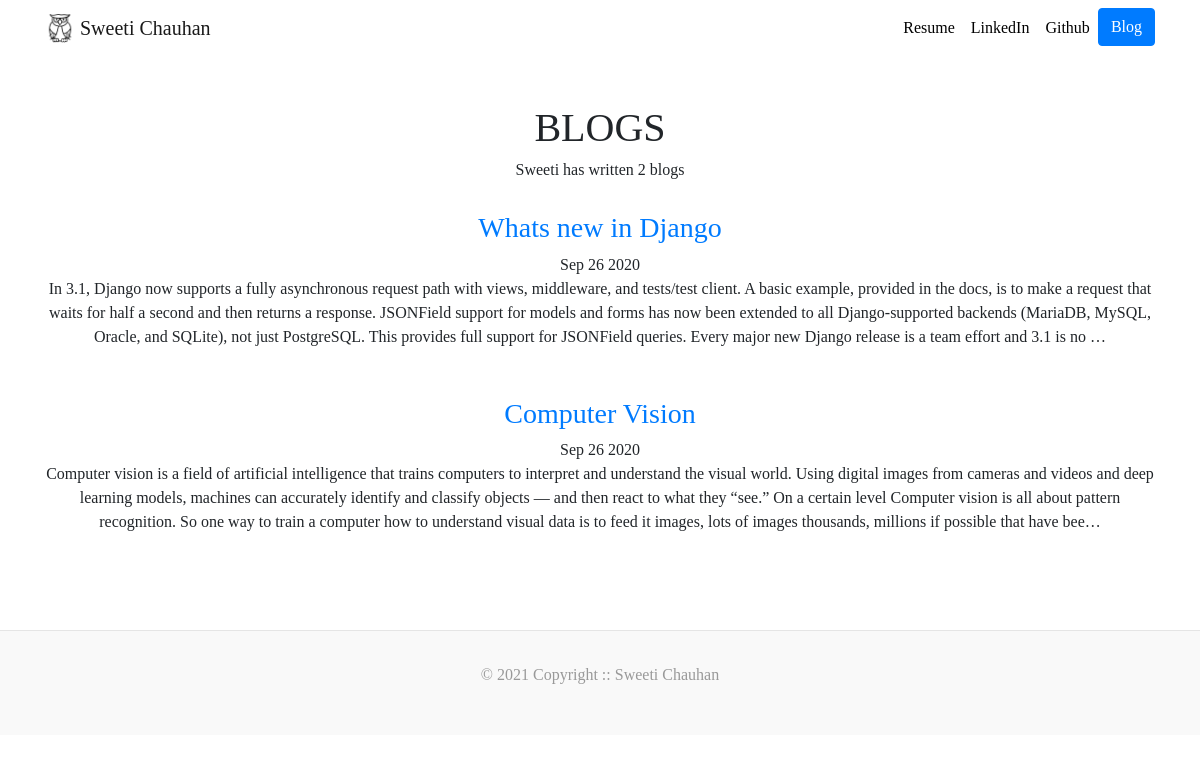
The page /blog/ on the database as committed earlier.
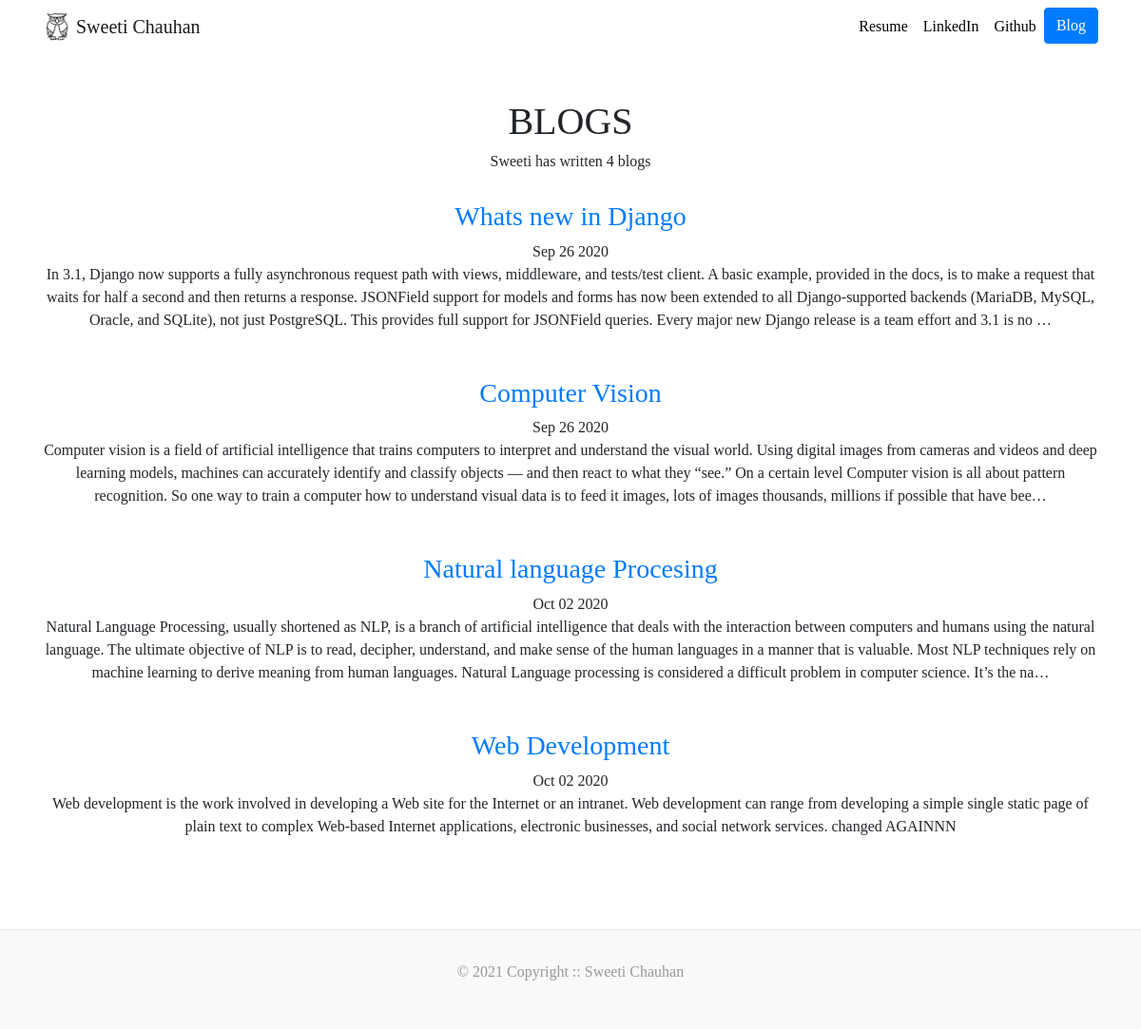
The same page on the database as committed later.
### blog/models.py (models this page shows, shortened)
class Blog(models.Model):
    title = models.CharField(max_length=100)
    description = models.TextField()
    posted_at = models.DateField(default=date.today)

### blog/views.py (the view)
# urls.py: path('', blogPage, name="blogPage"),
def blogPage(request):
    blog_obj = Blog.objects.all()
    return render(request, 'blogPage.html', {'blogs':blog_obj, 'headline':"BLOGS"})

### templates/blogPage.html (shortened to what this page needs)
{% extends 'base.html' %}
{% block content %}
<h6>Sweeti has written {{ blogs.count }} blog{{ blogs | pluralize }}</h6>
{% for blog in blogs %}
    <br><h3><a href="{% url 'blogDetail' blog.id %}">{{ blog.title }}</a></h3>
    {{ blog.posted_at|date:"M d Y" }}
    <br>{{ blog.description|truncatechars:500|striptags }}
    <br><br>
{% endfor %}
<br><br>
{% endblock %}

### templates/base.html (shortened to what this page needs)
<!doctype html>
{% load static %}
<html lang="en">
  <head>
    <link rel="stylesheet" href="https://stackpath.bootstrapcdn.com/bootstrap/4.5.2/css/bootstrap.min.css">
    <link rel="stylesheet" href="{% static 'custom.css' %}">
  </head>
  <body>
    <nav id="topNav" class="navbar navbar-expand-md navbar-light">
      <div class="container">
        <a class="navbar-brand" href="{% url 'homepage' %}">
          <img src="{% static 'logo.png' %}" width="30" height="30" class="d-inline-block align-top">
          <span>Sweeti Chauhan</span>
        </a>
        <div class="collapse navbar-collapse text-center" id="navbarNav">
          <ul class="navbar-nav ml-auto">
            <li class="nav-item">
              <a class="nav-link" href="{% static 'Resume.pdf' %}" target="_blank">Resume</a>
            </li>
            <li class="nav-item">
              <a class="nav-link" href="https://www.linkedin.com/in/sweeti-chauhan" target="_blank">LinkedIn</a>
            </li>
            <li class="nav-item">
              <a class="nav-link" href="https://github.com/sweeti77" target="_blank">Github</a>
            </li>
            <li>
              <a role="button" href="{% url 'blogPage' %}" class="btn btn-primary">Blog</a>
            </li>
          </ul>
        </div>
      </div>
    </nav>
    <div class="container text-center">
      <br><br><h1>{{ headline }}</h1>
        {% block content %}
        {% endblock %}
    </div><br>
    <footer class="page-footer">
      <p> © 2021 Copyright :: Sweeti Chauhan</p>
    </footer>
  </body>
</html>

### portfolio/static/custom.css (style rules this page uses)
.navbar-nav .nav-link { color: rgba(0,0,0,1) !important; }
body { font-family: 'Amatic SC', cursive; }
.page-footer { padding: 2rem 0; color: #999; text-align: center; background-color: #f9f9f9; border-top: .05rem solid #e5e5e5; }

Rows that differ between the two databases and show on the page:
added Blog: title "Natural language Procesing", posted_at "Oct 02 2020", description "Natural Language Processing, usually shortened as NLP, is a branch of artificial intelligence that deals with the interaction between computers and humans using the natural language. The ultimate objective of NLP is to read, decipher, understand, and make sense of the human languages in a manner that is valuable. Most NLP techniques rely on machine learning to derive meaning from human languages. Natural Language processing is considered a difficult problem in computer science. It’s the na…"
added Blog: title "Web Development", posted_at "Oct 02 2020", description "Web development is the work involved in developing a Web site for the Internet or an intranet. Web development can range from developing a simple single static page of plain text to complex Web-based Internet applications, electronic businesses, and social network services. changed AGAINNN"
Other text that changed with them:
{{ blogs.count }}: "2" → "4"
